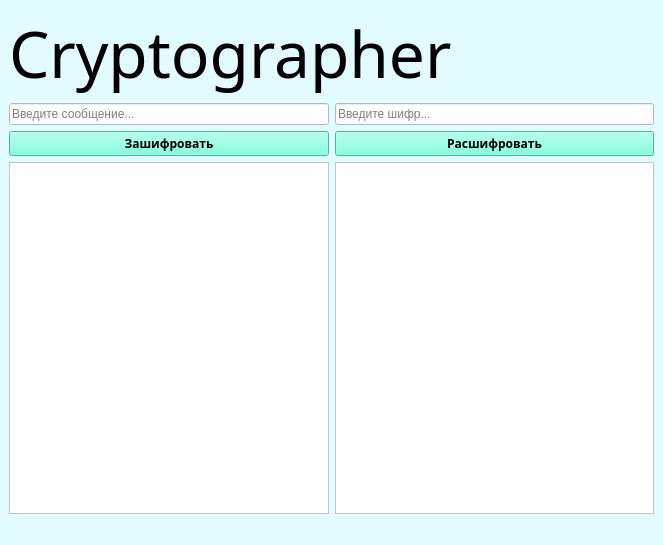
<?xml version="1.0" encoding="UTF-8"?>
<ui version="4.0">
 <class>MainWindow</class>
 <widget class="QMainWindow" name="MainWindow">
  <property name="geometry">
   <rect>
    <x>0</x>
    <y>0</y>
    <width>663</width>
    <height>545</height>
   </rect>
  </property>
  <property name="palette">
   <palette>
    <active>
     <colorrole role="WindowText">
      <brush brushstyle="SolidPattern">
       <color alpha="255">
        <red>0</red>
        <green>0</green>
        <blue>0</blue>
       </color>
      </brush>
     </colorrole>
     <colorrole role="Button">
      <brush brushstyle="SolidPattern">
       <color alpha="255">
        <red>225</red>
        <green>251</green>
        <blue>255</blue>
       </color>
      </brush>
     </colorrole>
     <colorrole role="Light">
      <brush brushstyle="SolidPattern">
       <color alpha="255">
        <red>255</red>
        <green>255</green>
        <blue>255</blue>
       </color>
      </brush>
     </colorrole>
     <colorrole role="Midlight">
      <brush brushstyle="SolidPattern">
       <color alpha="255">
        <red>255</red>
        <green>246</green>
        <blue>208</blue>
       </color>
      </brush>
     </colorrole>
     <colorrole role="Dark">
      <brush brushstyle="SolidPattern">
       <color alpha="255">
        <red>127</red>
        <green>118</green>
        <blue>81</blue>
       </color>
      </brush>
     </colorrole>
     <colorrole role="Mid">
      <brush brushstyle="SolidPattern">
       <color alpha="255">
        <red>170</red>
        <green>158</green>
        <blue>108</blue>
       </color>
      </brush>
     </colorrole>
     <colorrole role="Text">
      <brush brushstyle="SolidPattern">
       <color alpha="255">
        <red>0</red>
        <green>0</green>
        <blue>0</blue>
       </color>
      </brush>
     </colorrole>
     <colorrole role="BrightText">
      <brush brushstyle="SolidPattern">
       <color alpha="255">
        <red>255</red>
        <green>255</green>
        <blue>255</blue>
       </color>
      </brush>
     </colorrole>
     <colorrole role="ButtonText">
      <brush brushstyle="SolidPattern">
       <color alpha="255">
        <red>0</red>
        <green>0</green>
        <blue>0</blue>
       </color>
      </brush>
     </colorrole>
     <colorrole role="Base">
      <brush brushstyle="SolidPattern">
       <color alpha="255">
        <red>225</red>
        <green>251</green>
        <blue>255</blue>
       </color>
      </brush>
     </colorrole>
     <colorrole role="Window">
      <brush brushstyle="SolidPattern">
       <color alpha="255">
        <red>225</red>
        <green>251</green>
        <blue>255</blue>
       </color>
      </brush>
     </colorrole>
     <colorrole role="Shadow">
      <brush brushstyle="SolidPattern">
       <color alpha="255">
        <red>0</red>
        <green>0</green>
        <blue>0</blue>
       </color>
      </brush>
     </colorrole>
     <colorrole role="AlternateBase">
      <brush brushstyle="SolidPattern">
       <color alpha="255">
        <red>255</red>
        <green>246</green>
        <blue>208</blue>
       </color>
      </brush>
     </colorrole>
     <colorrole role="ToolTipBase">
      <brush brushstyle="SolidPattern">
       <color alpha="255">
        <red>255</red>
        <green>255</green>
        <blue>220</blue>
       </color>
      </brush>
     </colorrole>
     <colorrole role="ToolTipText">
      <brush brushstyle="SolidPattern">
       <color alpha="255">
        <red>0</red>
        <green>0</green>
        <blue>0</blue>
       </color>
      </brush>
     </colorrole>
    </active>
    <inactive>
     <colorrole role="WindowText">
      <brush brushstyle="SolidPattern">
       <color alpha="255">
        <red>0</red>
        <green>0</green>
        <blue>0</blue>
       </color>
      </brush>
     </colorrole>
     <colorrole role="Button">
      <brush brushstyle="SolidPattern">
       <color alpha="255">
        <red>225</red>
        <green>251</green>
        <blue>255</blue>
       </color>
      </brush>
     </colorrole>
     <colorrole role="Light">
      <brush brushstyle="SolidPattern">
       <color alpha="255">
        <red>255</red>
        <green>255</green>
        <blue>255</blue>
       </color>
      </brush>
     </colorrole>
     <colorrole role="Midlight">
      <brush brushstyle="SolidPattern">
       <color alpha="255">
        <red>255</red>
        <green>246</green>
        <blue>208</blue>
       </color>
      </brush>
     </colorrole>
     <colorrole role="Dark">
      <brush brushstyle="SolidPattern">
       <color alpha="255">
        <red>127</red>
        <green>118</green>
        <blue>81</blue>
       </color>
      </brush>
     </colorrole>
     <colorrole role="Mid">
      <brush brushstyle="SolidPattern">
       <color alpha="255">
        <red>170</red>
        <green>158</green>
        <blue>108</blue>
       </color>
      </brush>
     </colorrole>
     <colorrole role="Text">
      <brush brushstyle="SolidPattern">
       <color alpha="255">
        <red>0</red>
        <green>0</green>
        <blue>0</blue>
       </color>
      </brush>
     </colorrole>
     <colorrole role="BrightText">
      <brush brushstyle="SolidPattern">
       <color alpha="255">
        <red>255</red>
        <green>255</green>
        <blue>255</blue>
       </color>
      </brush>
     </colorrole>
     <colorrole role="ButtonText">
      <brush brushstyle="SolidPattern">
       <color alpha="255">
        <red>0</red>
        <green>0</green>
        <blue>0</blue>
       </color>
      </brush>
     </colorrole>
     <colorrole role="Base">
      <brush brushstyle="SolidPattern">
       <color alpha="255">
        <red>225</red>
        <green>251</green>
        <blue>255</blue>
       </color>
      </brush>
     </colorrole>
     <colorrole role="Window">
      <brush brushstyle="SolidPattern">
       <color alpha="255">
        <red>225</red>
        <green>251</green>
        <blue>255</blue>
       </color>
      </brush>
     </colorrole>
     <colorrole role="Shadow">
      <brush brushstyle="SolidPattern">
       <color alpha="255">
        <red>0</red>
        <green>0</green>
        <blue>0</blue>
       </color>
      </brush>
     </colorrole>
     <colorrole role="AlternateBase">
      <brush brushstyle="SolidPattern">
       <color alpha="255">
        <red>255</red>
        <green>246</green>
        <blue>208</blue>
       </color>
      </brush>
     </colorrole>
     <colorrole role="ToolTipBase">
      <brush brushstyle="SolidPattern">
       <color alpha="255">
        <red>255</red>
        <green>255</green>
        <blue>220</blue>
       </color>
      </brush>
     </colorrole>
     <colorrole role="ToolTipText">
      <brush brushstyle="SolidPattern">
       <color alpha="255">
        <red>0</red>
        <green>0</green>
        <blue>0</blue>
       </color>
      </brush>
     </colorrole>
    </inactive>
    <disabled>
     <colorrole role="WindowText">
      <brush brushstyle="SolidPattern">
       <color alpha="255">
        <red>127</red>
        <green>118</green>
        <blue>81</blue>
       </color>
      </brush>
     </colorrole>
     <colorrole role="Button">
      <brush brushstyle="SolidPattern">
       <color alpha="255">
        <red>225</red>
        <green>251</green>
        <blue>255</blue>
       </color>
      </brush>
     </colorrole>
     <colorrole role="Light">
      <brush brushstyle="SolidPattern">
       <color alpha="255">
        <red>255</red>
        <green>255</green>
        <blue>255</blue>
       </color>
      </brush>
     </colorrole>
     <colorrole role="Midlight">
      <brush brushstyle="SolidPattern">
       <color alpha="255">
        <red>255</red>
        <green>246</green>
        <blue>208</blue>
       </color>
      </brush>
     </colorrole>
     <colorrole role="Dark">
      <brush brushstyle="SolidPattern">
       <color alpha="255">
        <red>127</red>
        <green>118</green>
        <blue>81</blue>
       </color>
      </brush>
     </colorrole>
     <colorrole role="Mid">
      <brush brushstyle="SolidPattern">
       <color alpha="255">
        <red>170</red>
        <green>158</green>
        <blue>108</blue>
       </color>
      </brush>
     </colorrole>
     <colorrole role="Text">
      <brush brushstyle="SolidPattern">
       <color alpha="255">
        <red>127</red>
        <green>118</green>
        <blue>81</blue>
       </color>
      </brush>
     </colorrole>
     <colorrole role="BrightText">
      <brush brushstyle="SolidPattern">
       <color alpha="255">
        <red>255</red>
        <green>255</green>
        <blue>255</blue>
       </color>
      </brush>
     </colorrole>
     <colorrole role="ButtonText">
      <brush brushstyle="SolidPattern">
       <color alpha="255">
        <red>127</red>
        <green>118</green>
        <blue>81</blue>
       </color>
      </brush>
     </colorrole>
     <colorrole role="Base">
      <brush brushstyle="SolidPattern">
       <color alpha="255">
        <red>225</red>
        <green>251</green>
        <blue>255</blue>
       </color>
      </brush>
     </colorrole>
     <colorrole role="Window">
      <brush brushstyle="SolidPattern">
       <color alpha="255">
        <red>225</red>
        <green>251</green>
        <blue>255</blue>
       </color>
      </brush>
     </colorrole>
     <colorrole role="Shadow">
      <brush brushstyle="SolidPattern">
       <color alpha="255">
        <red>0</red>
        <green>0</green>
        <blue>0</blue>
       </color>
      </brush>
     </colorrole>
     <colorrole role="AlternateBase">
      <brush brushstyle="SolidPattern">
       <color alpha="255">
        <red>255</red>
        <green>237</green>
        <blue>162</blue>
       </color>
      </brush>
     </colorrole>
     <colorrole role="ToolTipBase">
      <brush brushstyle="SolidPattern">
       <color alpha="255">
        <red>255</red>
        <green>255</green>
        <blue>220</blue>
       </color>
      </brush>
     </colorrole>
     <colorrole role="ToolTipText">
      <brush brushstyle="SolidPattern">
       <color alpha="255">
        <red>0</red>
        <green>0</green>
        <blue>0</blue>
       </color>
      </brush>
     </colorrole>
    </disabled>
   </palette>
  </property>
  <property name="windowTitle">
   <string>Cryptographer</string>
  </property>
  <property name="windowIcon">
   <iconset theme="czd"/>
  </property>
  <property name="autoFillBackground">
   <bool>false</bool>
  </property>
  <property name="styleSheet">
   <string notr="true">background-color: rgb(225, 251, 255)</string>
  </property>
  <widget class="QWidget" name="centralwidget">
   <layout class="QVBoxLayout" name="verticalLayout_3">
    <item>
     <layout class="QHBoxLayout" name="horizontalLayout_2">
      <item>
       <widget class="QLabel" name="label">
        <property name="font">
         <font>
          <family>Niagara Solid</family>
          <pointsize>48</pointsize>
          <underline>false</underline>
          <strikeout>false</strikeout>
         </font>
        </property>
        <property name="text">
         <string>Cryptographer</string>
        </property>
       </widget>
      </item>
      <item>
       <widget class="QLabel" name="label_2">
        <property name="text">
         <string/>
        </property>
        <property name="pixmap">
         <pixmap resource="icon.qrc">:/newPrefix/132-1325883_transparent-typewriter-png-transparent-background-typewriter-icon-png.png</pixmap>
        </property>
       </widget>
      </item>
      <item>
       <spacer name="horizontalSpacer">
        <property name="orientation">
         <enum>Qt::Horizontal</enum>
        </property>
        <property name="sizeHint" stdset="0">
         <size>
          <width>308</width>
          <height>68</height>
         </size>
        </property>
       </spacer>
      </item>
     </layout>
    </item>
    <item>
     <layout class="QHBoxLayout" name="horizontalLayout">
      <item>
       <layout class="QVBoxLayout" name="verticalLayout">
        <item>
         <widget class="QLineEdit" name="Text_In">
          <property name="styleSheet">
           <string notr="true">background-color: rgb(255, 255, 255)</string>
          </property>
          <property name="placeholderText">
           <string>Введите сообщение...</string>
          </property>
         </widget>
        </item>
        <item>
         <widget class="QPushButton" name="Button_Code">
          <property name="palette">
           <palette>
            <active>
             <colorrole role="Button">
              <brush brushstyle="SolidPattern">
               <color alpha="255">
                <red>98</red>
                <green>255</green>
                <blue>216</blue>
               </color>
              </brush>
             </colorrole>
             <colorrole role="Base">
              <brush brushstyle="SolidPattern">
               <color alpha="255">
                <red>98</red>
                <green>255</green>
                <blue>216</blue>
               </color>
              </brush>
             </colorrole>
             <colorrole role="Window">
              <brush brushstyle="SolidPattern">
               <color alpha="255">
                <red>98</red>
                <green>255</green>
                <blue>216</blue>
               </color>
              </brush>
             </colorrole>
            </active>
            <inactive>
             <colorrole role="Button">
              <brush brushstyle="SolidPattern">
               <color alpha="255">
                <red>98</red>
                <green>255</green>
                <blue>216</blue>
               </color>
              </brush>
             </colorrole>
             <colorrole role="Base">
              <brush brushstyle="SolidPattern">
               <color alpha="255">
                <red>98</red>
                <green>255</green>
                <blue>216</blue>
               </color>
              </brush>
             </colorrole>
             <colorrole role="Window">
              <brush brushstyle="SolidPattern">
               <color alpha="255">
                <red>98</red>
                <green>255</green>
                <blue>216</blue>
               </color>
              </brush>
             </colorrole>
            </inactive>
            <disabled>
             <colorrole role="Button">
              <brush brushstyle="SolidPattern">
               <color alpha="255">
                <red>98</red>
                <green>255</green>
                <blue>216</blue>
               </color>
              </brush>
             </colorrole>
             <colorrole role="Base">
              <brush brushstyle="SolidPattern">
               <color alpha="255">
                <red>98</red>
                <green>255</green>
                <blue>216</blue>
               </color>
              </brush>
             </colorrole>
             <colorrole role="Window">
              <brush brushstyle="SolidPattern">
               <color alpha="255">
                <red>98</red>
                <green>255</green>
                <blue>216</blue>
               </color>
              </brush>
             </colorrole>
            </disabled>
           </palette>
          </property>
          <property name="font">
           <font>
            <family>Century Gothic</family>
            <pointsize>9</pointsize>
            <weight>75</weight>
            <bold>true</bold>
           </font>
          </property>
          <property name="cursor">
           <cursorShape>OpenHandCursor</cursorShape>
          </property>
          <property name="styleSheet">
           <string notr="true">background-color: rgb(98, 255, 216)
</string>
          </property>
          <property name="text">
           <string>Зашифровать</string>
          </property>
          <property name="autoRepeat">
           <bool>false</bool>
          </property>
         </widget>
        </item>
        <item>
         <widget class="QTextEdit" name="Code_Out">
          <property name="styleSheet">
           <string notr="true">background-color: rgb(255, 255, 255)</string>
          </property>
         </widget>
        </item>
       </layout>
      </item>
      <item>
       <layout class="QVBoxLayout" name="verticalLayout_2">
        <item>
         <widget class="QLineEdit" name="Code_In">
          <property name="styleSheet">
           <string notr="true">background-color: rgb(255, 255, 255)</string>
          </property>
          <property name="placeholderText">
           <string>Введите шифр...</string>
          </property>
         </widget>
        </item>
        <item>
         <widget class="QPushButton" name="Button_Text">
          <property name="palette">
           <palette>
            <active>
             <colorrole role="WindowText">
              <brush brushstyle="SolidPattern">
               <color alpha="255">
                <red>0</red>
                <green>0</green>
                <blue>0</blue>
               </color>
              </brush>
             </colorrole>
             <colorrole role="Button">
              <brush brushstyle="SolidPattern">
               <color alpha="255">
                <red>98</red>
                <green>255</green>
                <blue>216</blue>
               </color>
              </brush>
             </colorrole>
             <colorrole role="Light">
              <brush brushstyle="SolidPattern">
               <color alpha="255">
                <red>225</red>
                <green>250</green>
                <blue>255</blue>
               </color>
              </brush>
             </colorrole>
             <colorrole role="Midlight">
              <brush brushstyle="SolidPattern">
               <color alpha="255">
                <red>161</red>
                <green>238</green>
                <blue>255</blue>
               </color>
              </brush>
             </colorrole>
             <colorrole role="Dark">
              <brush brushstyle="SolidPattern">
               <color alpha="255">
                <red>48</red>
                <green>113</green>
                <blue>127</blue>
               </color>
              </brush>
             </colorrole>
             <colorrole role="Mid">
              <brush brushstyle="SolidPattern">
               <color alpha="255">
                <red>64</red>
                <green>151</green>
                <blue>170</blue>
               </color>
              </brush>
             </colorrole>
             <colorrole role="Text">
              <brush brushstyle="SolidPattern">
               <color alpha="255">
                <red>0</red>
                <green>0</green>
                <blue>0</blue>
               </color>
              </brush>
             </colorrole>
             <colorrole role="BrightText">
              <brush brushstyle="SolidPattern">
               <color alpha="255">
                <red>255</red>
                <green>255</green>
                <blue>255</blue>
               </color>
              </brush>
             </colorrole>
             <colorrole role="ButtonText">
              <brush brushstyle="SolidPattern">
               <color alpha="255">
                <red>0</red>
                <green>0</green>
                <blue>0</blue>
               </color>
              </brush>
             </colorrole>
             <colorrole role="Base">
              <brush brushstyle="SolidPattern">
               <color alpha="255">
                <red>98</red>
                <green>255</green>
                <blue>216</blue>
               </color>
              </brush>
             </colorrole>
             <colorrole role="Window">
              <brush brushstyle="SolidPattern">
               <color alpha="255">
                <red>98</red>
                <green>255</green>
                <blue>216</blue>
               </color>
              </brush>
             </colorrole>
             <colorrole role="Shadow">
              <brush brushstyle="SolidPattern">
               <color alpha="255">
                <red>0</red>
                <green>0</green>
                <blue>0</blue>
               </color>
              </brush>
             </colorrole>
             <colorrole role="AlternateBase">
              <brush brushstyle="SolidPattern">
               <color alpha="255">
                <red>176</red>
                <green>240</green>
                <blue>255</blue>
               </color>
              </brush>
             </colorrole>
             <colorrole role="ToolTipBase">
              <brush brushstyle="SolidPattern">
               <color alpha="255">
                <red>255</red>
                <green>255</green>
                <blue>220</blue>
               </color>
              </brush>
             </colorrole>
             <colorrole role="ToolTipText">
              <brush brushstyle="SolidPattern">
               <color alpha="255">
                <red>0</red>
                <green>0</green>
                <blue>0</blue>
               </color>
              </brush>
             </colorrole>
            </active>
            <inactive>
             <colorrole role="WindowText">
              <brush brushstyle="SolidPattern">
               <color alpha="255">
                <red>0</red>
                <green>0</green>
                <blue>0</blue>
               </color>
              </brush>
             </colorrole>
             <colorrole role="Button">
              <brush brushstyle="SolidPattern">
               <color alpha="255">
                <red>98</red>
                <green>255</green>
                <blue>216</blue>
               </color>
              </brush>
             </colorrole>
             <colorrole role="Light">
              <brush brushstyle="SolidPattern">
               <color alpha="255">
                <red>225</red>
                <green>250</green>
                <blue>255</blue>
               </color>
              </brush>
             </colorrole>
             <colorrole role="Midlight">
              <brush brushstyle="SolidPattern">
               <color alpha="255">
                <red>161</red>
                <green>238</green>
                <blue>255</blue>
               </color>
              </brush>
             </colorrole>
             <colorrole role="Dark">
              <brush brushstyle="SolidPattern">
               <color alpha="255">
                <red>48</red>
                <green>113</green>
                <blue>127</blue>
               </color>
              </brush>
             </colorrole>
             <colorrole role="Mid">
              <brush brushstyle="SolidPattern">
               <color alpha="255">
                <red>64</red>
                <green>151</green>
                <blue>170</blue>
               </color>
              </brush>
             </colorrole>
             <colorrole role="Text">
              <brush brushstyle="SolidPattern">
               <color alpha="255">
                <red>0</red>
                <green>0</green>
                <blue>0</blue>
               </color>
              </brush>
             </colorrole>
             <colorrole role="BrightText">
              <brush brushstyle="SolidPattern">
               <color alpha="255">
                <red>255</red>
                <green>255</green>
                <blue>255</blue>
               </color>
              </brush>
             </colorrole>
             <colorrole role="ButtonText">
              <brush brushstyle="SolidPattern">
               <color alpha="255">
                <red>0</red>
                <green>0</green>
                <blue>0</blue>
               </color>
              </brush>
             </colorrole>
             <colorrole role="Base">
              <brush brushstyle="SolidPattern">
               <color alpha="255">
                <red>98</red>
                <green>255</green>
                <blue>216</blue>
               </color>
              </brush>
             </colorrole>
             <colorrole role="Window">
              <brush brushstyle="SolidPattern">
               <color alpha="255">
                <red>98</red>
                <green>255</green>
                <blue>216</blue>
               </color>
              </brush>
             </colorrole>
             <colorrole role="Shadow">
              <brush brushstyle="SolidPattern">
               <color alpha="255">
                <red>0</red>
                <green>0</green>
                <blue>0</blue>
               </color>
              </brush>
             </colorrole>
             <colorrole role="AlternateBase">
              <brush brushstyle="SolidPattern">
               <color alpha="255">
                <red>176</red>
                <green>240</green>
                <blue>255</blue>
               </color>
              </brush>
             </colorrole>
             <colorrole role="ToolTipBase">
              <brush brushstyle="SolidPattern">
               <color alpha="255">
                <red>255</red>
                <green>255</green>
                <blue>220</blue>
               </color>
              </brush>
             </colorrole>
             <colorrole role="ToolTipText">
              <brush brushstyle="SolidPattern">
               <color alpha="255">
                <red>0</red>
                <green>0</green>
                <blue>0</blue>
               </color>
              </brush>
             </colorrole>
            </inactive>
            <disabled>
             <colorrole role="WindowText">
              <brush brushstyle="SolidPattern">
               <color alpha="255">
                <red>48</red>
                <green>113</green>
                <blue>127</blue>
               </color>
              </brush>
             </colorrole>
             <colorrole role="Button">
              <brush brushstyle="SolidPattern">
               <color alpha="255">
                <red>98</red>
                <green>255</green>
                <blue>216</blue>
               </color>
              </brush>
             </colorrole>
             <colorrole role="Light">
              <brush brushstyle="SolidPattern">
               <color alpha="255">
                <red>225</red>
                <green>250</green>
                <blue>255</blue>
               </color>
              </brush>
             </colorrole>
             <colorrole role="Midlight">
              <brush brushstyle="SolidPattern">
               <color alpha="255">
                <red>161</red>
                <green>238</green>
                <blue>255</blue>
               </color>
              </brush>
             </colorrole>
             <colorrole role="Dark">
              <brush brushstyle="SolidPattern">
               <color alpha="255">
                <red>48</red>
                <green>113</green>
                <blue>127</blue>
               </color>
              </brush>
             </colorrole>
             <colorrole role="Mid">
              <brush brushstyle="SolidPattern">
               <color alpha="255">
                <red>64</red>
                <green>151</green>
                <blue>170</blue>
               </color>
              </brush>
             </colorrole>
             <colorrole role="Text">
              <brush brushstyle="SolidPattern">
               <color alpha="255">
                <red>48</red>
                <green>113</green>
                <blue>127</blue>
               </color>
              </brush>
             </colorrole>
             <colorrole role="BrightText">
              <brush brushstyle="SolidPattern">
               <color alpha="255">
                <red>255</red>
                <green>255</green>
                <blue>255</blue>
               </color>
              </brush>
             </colorrole>
             <colorrole role="ButtonText">
              <brush brushstyle="SolidPattern">
               <color alpha="255">
                <red>48</red>
                <green>113</green>
                <blue>127</blue>
               </color>
              </brush>
             </colorrole>
             <colorrole role="Base">
              <brush brushstyle="SolidPattern">
               <color alpha="255">
                <red>98</red>
                <green>255</green>
                <blue>216</blue>
               </color>
              </brush>
             </colorrole>
             <colorrole role="Window">
              <brush brushstyle="SolidPattern">
               <color alpha="255">
                <red>98</red>
                <green>255</green>
                <blue>216</blue>
               </color>
              </brush>
             </colorrole>
             <colorrole role="Shadow">
              <brush brushstyle="SolidPattern">
               <color alpha="255">
                <red>0</red>
                <green>0</green>
                <blue>0</blue>
               </color>
              </brush>
             </colorrole>
             <colorrole role="AlternateBase">
              <brush brushstyle="SolidPattern">
               <color alpha="255">
                <red>97</red>
                <green>226</green>
                <blue>255</blue>
               </color>
              </brush>
             </colorrole>
             <colorrole role="ToolTipBase">
              <brush brushstyle="SolidPattern">
               <color alpha="255">
                <red>255</red>
                <green>255</green>
                <blue>220</blue>
               </color>
              </brush>
             </colorrole>
             <colorrole role="ToolTipText">
              <brush brushstyle="SolidPattern">
               <color alpha="255">
                <red>0</red>
                <green>0</green>
                <blue>0</blue>
               </color>
              </brush>
             </colorrole>
            </disabled>
           </palette>
          </property>
          <property name="font">
           <font>
            <family>Century Gothic</family>
            <pointsize>9</pointsize>
            <weight>75</weight>
            <bold>true</bold>
           </font>
          </property>
          <property name="cursor">
           <cursorShape>OpenHandCursor</cursorShape>
          </property>
          <property name="styleSheet">
           <string notr="true">background-color: rgb(98, 255, 216)</string>
          </property>
          <property name="text">
           <string>Расшифровать</string>
          </property>
         </widget>
        </item>
        <item>
         <widget class="QTextEdit" name="Text_Out">
          <property name="styleSheet">
           <string notr="true">background-color: rgb(255, 255, 255)</string>
          </property>
         </widget>
        </item>
       </layout>
      </item>
     </layout>
    </item>
   </layout>
  </widget>
  <widget class="QMenuBar" name="menubar">
   <property name="geometry">
    <rect>
     <x>0</x>
     <y>0</y>
     <width>663</width>
     <height>21</height>
    </rect>
   </property>
  </widget>
  <widget class="QStatusBar" name="statusbar"/>
 </widget>
 <resources>
  <include location="icon.qrc"/>
 </resources>
 <connections/>
</ui>
